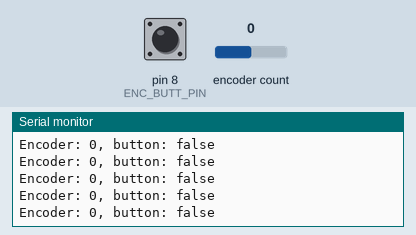
This sketch was run on a simulated Arduino Uno, built with avr-gcc and run on an emulated ATmega328P. Shown: the last lines printed to the serial monitor. The inputs (shaded band) are chosen by the test bench; at power-on: pin 8 (ENC_BUTT_PIN) HIGH, encoder count 0.

Above: at 1.2 s.
1.3 s: pin 8 (ENC_BUTT_PIN) pulled LOW for 0.15 s
At 2.12 s:
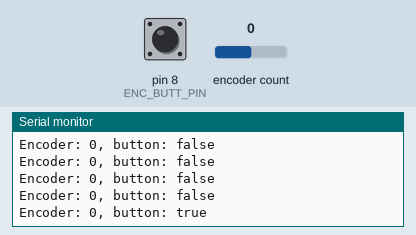
3.6 s: encoder count set to 1
At 3.63 s:
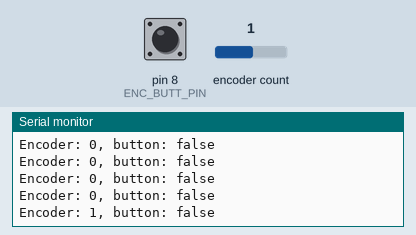
5.1 s: pin 8 (ENC_BUTT_PIN) pulled LOW for 1 s
At 6.74 s:
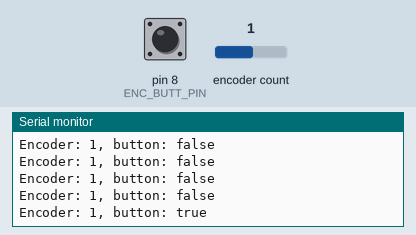
7.6 s: encoder count set to 2
At 7.65 s:
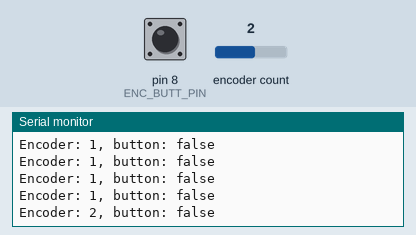
Timing chart, 0 to 10.1 s (numbered marks = the images above; inputs shaded):
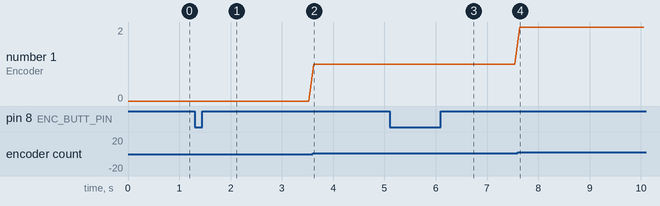

Measured:
- after the input at 1.3 s, the serial monitor: prints a new line after 0.81 s (image 1)
- after the input at 3.6 s, the serial monitor: prints a new line at once (image 2)
- after the input at 5.1 s, the serial monitor: prints a new line after 1.6 s (image 3)
- after the input at 7.6 s, the serial monitor: prints a new line at once (image 4)
- plotted number 1: 0 → 1 after the input at 3.6 s, 1 → 2 after the input at 7.6 s

The sketch:

encoder.ino
```cpp
//Encoder example
#include <ClickEncoder.h>
#include <TimerOne.h>

#define ENC_A_PIN    9
#define ENC_B_PIN    10
#define ENC_BUTT_PIN 8

ClickEncoder encoder(ENC_A_PIN, ENC_B_PIN, ENC_BUTT_PIN, 4, LOW);
int encoderCounter;

static void encTimerISR(void){
  encoder.service();
}
void setup() {
  // put your setup code here, to run once:
  Timer1.initialize(1000);
  Timer1.attachInterrupt(encTimerISR);
  Serial.begin(115200);
}

void loop() {
  // put your main code here, to run repeatedly:
  encoderCounter += encoder.getValue();
  Serial.print("Encoder: ");
  Serial.print(encoderCounter);
  Serial.print(", button: ");
  if(encoder.getButton() == ClickEncoder::Open){
    Serial.print("false");
  }else{
    Serial.print("true");
  }
  Serial.print("\n");

  delay(100);

}
```
